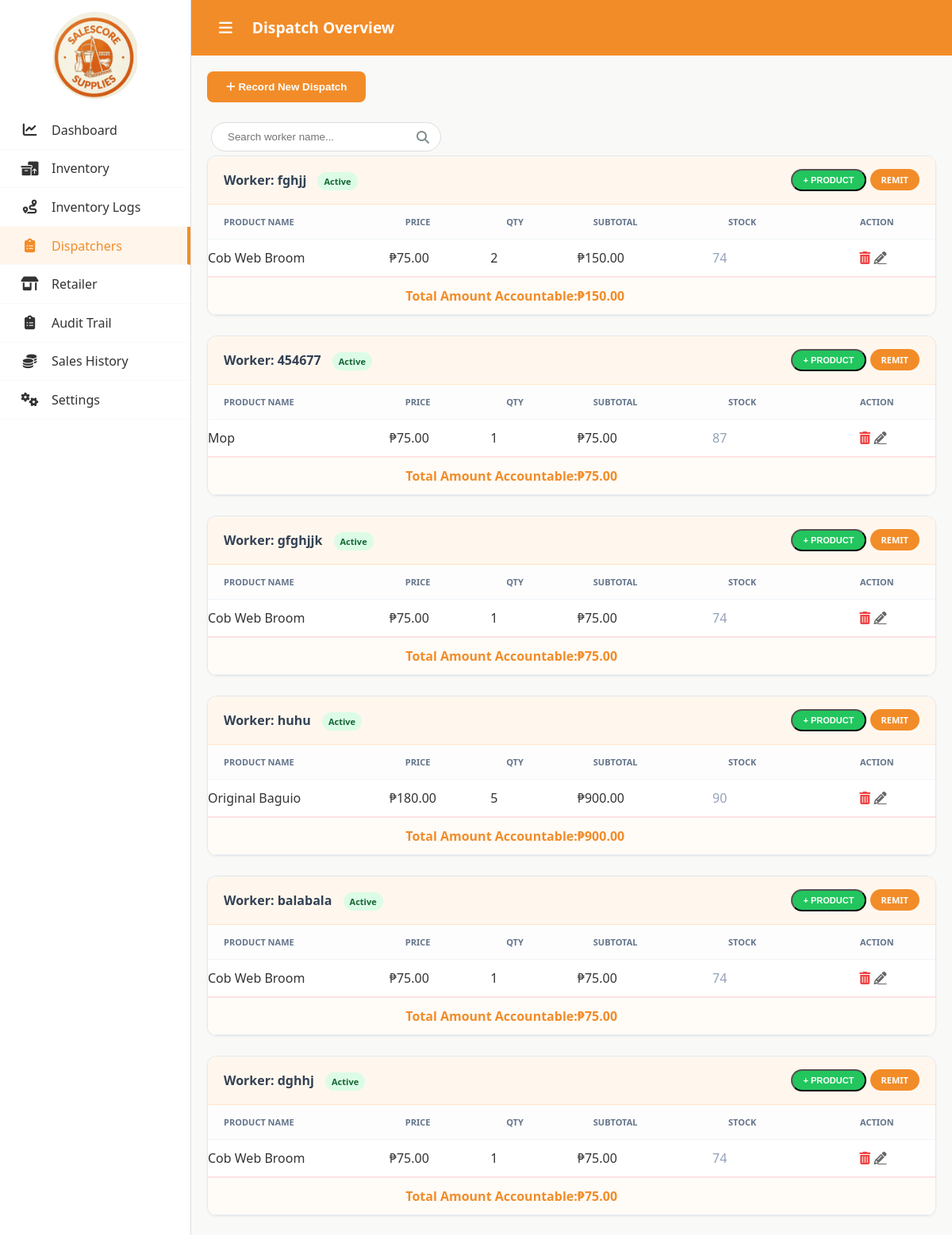
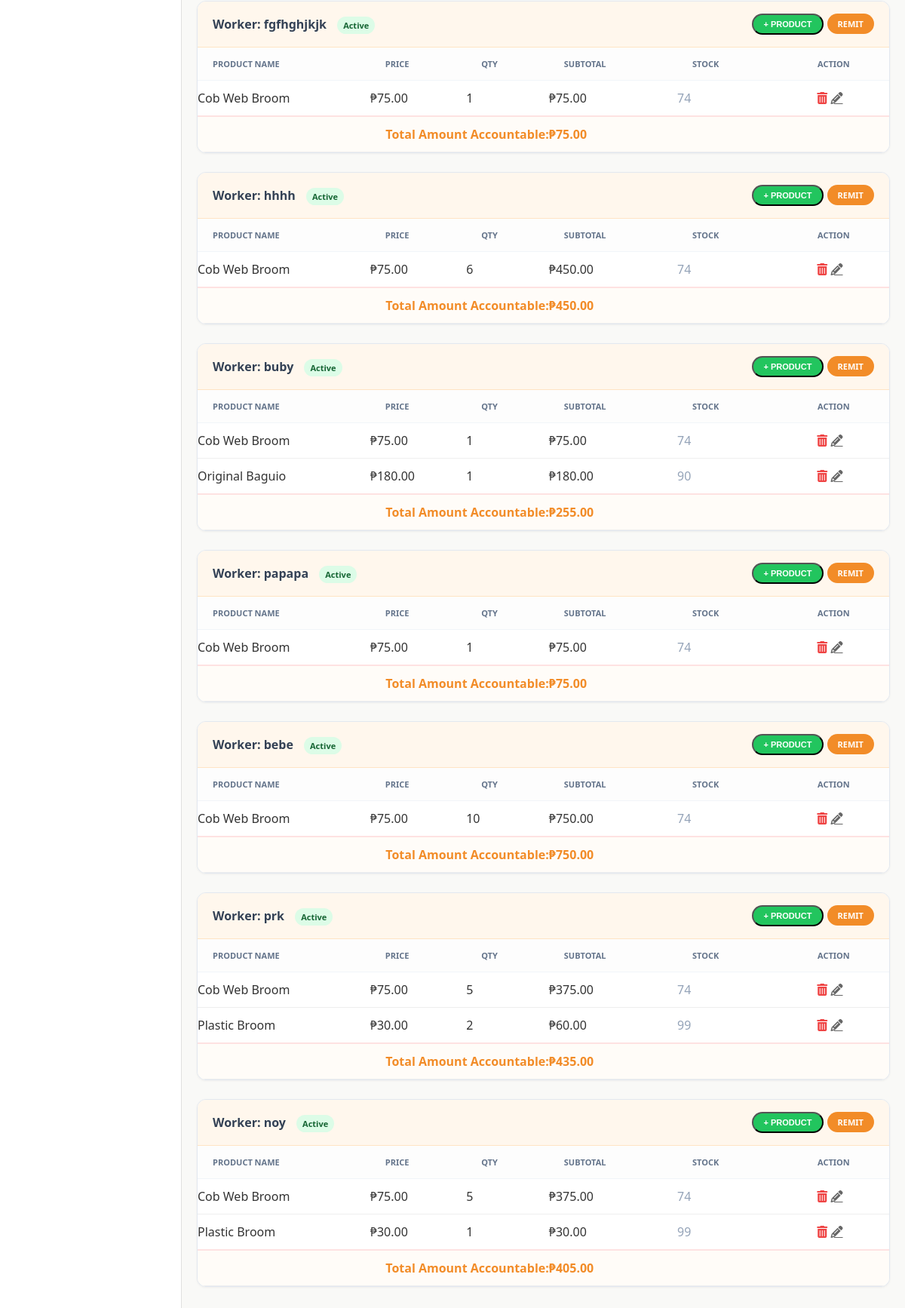
Page /dispatchers.php (signed in) on the earlier database version (2 pictures, top to bottom).
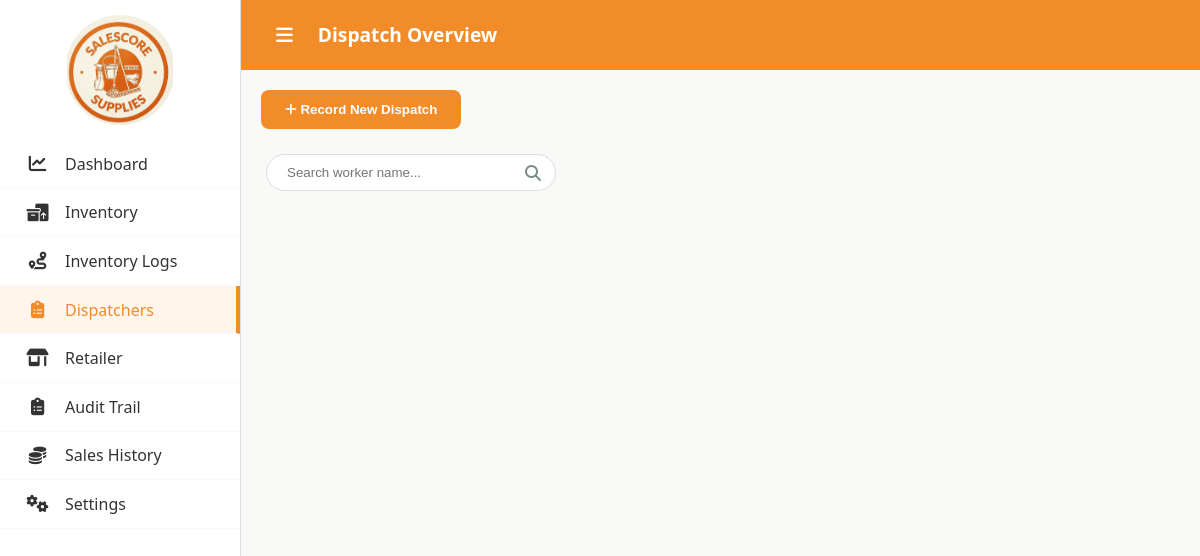
Same page on the later database version.
### tables this page shows
CREATE TABLE `dispatch_sessions` (
  `id` int(11) NOT NULL,
  `worker_name` varchar(255) NOT NULL,
  `status` enum('Active','Completed') DEFAULT 'Active',
  `date_today` date DEFAULT NULL,
  `created_at` timestamp NOT NULL DEFAULT current_timestamp(),
  `total_collected` decimal(10,2) DEFAULT 0.00
);

CREATE TABLE `dispatch_items` (
  `id` int(11) NOT NULL,
  `session_id` int(11) NOT NULL,
  `product_id` int(11) NOT NULL,
  `qty_taken` int(11) NOT NULL,
  `qty_sold` int(11) DEFAULT 0,
  `price_at_time` decimal(10,2) DEFAULT NULL,
  `qty_returned` int(11) DEFAULT 0
);

CREATE TABLE `products` (
  `id` int(11) NOT NULL,
  `category` varchar(100) NOT NULL,
  `product_name` varchar(255) NOT NULL,
  `variation` varchar(100) DEFAULT 'Standard',
  `description` text DEFAULT NULL,
  `wholesale_price` decimal(10,2) NOT NULL DEFAULT 0.00,
  `retail_price` decimal(10,2) NOT NULL DEFAULT 0.00,
  `quantity` int(11) NOT NULL DEFAULT 0,
  `max_quantity` int(11) NOT NULL DEFAULT 100,
  `image_path` varchar(255) DEFAULT 'default-product.png',
  `created_at` timestamp NOT NULL DEFAULT current_timestamp()
);

### function/dispatchController.php (called while the page is built, shortened)
<?php
class DispatchController {
    private PDO $pdo;
    public function __construct(PDO $pdo) {
        $this->pdo = $pdo;
    }
    public function getActiveDispatches(): array {
        $stmt = $this->pdo->query(
            "SELECT ds.id AS session_id, ds.worker_name, ds.date_today, ds.status,
                    di.id AS di_id, di.product_id, di.qty_taken, di.price_at_time,
                    p.product_name, p.quantity AS inventory_qty
                FROM dispatch_sessions ds
                JOIN dispatch_items di ON di.session_id = ds.id
                JOIN products p ON p.id = di.product_id
                WHERE ds.status = 'Active'
                ORDER BY ds.date_today DESC, ds.id, di.id"
        );
        $items = $stmt->fetchAll(PDO::FETCH_ASSOC);
        $grouped = [];
        foreach ($items as $row) {
            $sid = $row['session_id'];
            if (!isset($grouped[$sid])) {
                $grouped[$sid] = [
                    'info' => ['name' => $row['worker_name'], 'date_today' => $row['date_today'], 'status' => $row['status']],
                    'items' => []
                ];
            }
            $grouped[$sid]['items'][] = $row;
        }
        return $grouped;
    }
}

### dispatchers.php (the view, shortened to what the changed rows need)
<?php
require_once "auth/conn.php";
require_once "function/dispatchController.php";
$dispatchManager = new DispatchController($pdo);
$grouped_data = $dispatchManager->getActiveDispatches();
?>
<!DOCTYPE html>
<!DOCTYPE html>
<html lang="en">
<head>
    <link rel="stylesheet" href="https://cdnjs.cloudflare.com/ajax/libs/font-awesome/6.4.0/css/all.min.css">
    <link rel="stylesheet" href="assets/css/dispatchers.css">
</head>
<body>
<div class="container">
    <main class="main-content">
        <header class="header">
                <div class="header-left">
                    <h1 style="white-space: nowrap; margin-right: 20px;">Dispatch Overview</h1>
                </div>
        </header>
        <section class="content-area" style="padding: 20px;">
            <?php foreach($grouped_data as $sid => $data): ?>
            <div class="worker-group">
                <div class="worker-header">
                    <div>
                        <span style="color: var(--text); font-weight: 700;">Worker: <?= htmlspecialchars($data['info']['name']) ?></span>
                        <span class="status-badge" style="margin-left:10px;">Active</span>
                    </div>
                    <div>
                        <button onclick='openAddProductModal(<?= $sid ?>, <?= json_encode(array_column($data['items'], "product_name")) ?>)' class="action-pill" style="background: #22c55e; color: white;">+ PRODUCT</button>
                        <a href="function/afternoon_remit.php?id=<?= $sid ?>" class="action-pill" style="background: var(--primary); color:white;">REMIT</a>
                    </div>
                </div>
                <table class="table-responsive-wrapper">
                    <thead class="main-table">
                        <tr>
                            <th>Product Name</th>
                            <th>Price</th>
                            <th>Qty</th>
                            <th>Subtotal</th>
                            <th>Stock</th>
                            <th style="text-align: center;">Action</th>
                        </tr>
                    </thead>
                    <tbody>
                        <?php
                        $grand_total = 0;
                        foreach($data['items'] as $item):
                            $subtotal = $item['price_at_time'] * $item['qty_taken'];
                            $grand_total += $subtotal;
                        ?>
                        <tr>
                            <td><?= htmlspecialchars($item['product_name']) ?></td>
                            <td>₱<?= number_format($item['price_at_time'], 2) ?></td>
                            <td><?= $item['qty_taken'] ?></td>
                            <td>₱<?= number_format($subtotal, 2) ?></td>
                            <td style="color:#94a3b8;"><?= $item['inventory_qty'] ?></td>
                            <td style="text-align: center;">
                                <a href="function/delete_item.php?id=<?= $item['di_id'] ?>" onclick="return confirm('Remove product?')" style="color: #ef4444;"><i class="fa-solid fa-trash-can"></i></a>
                                <a href="function/edit_despatch.php?id=<?= $item['di_id'] ?>" class="fa-solid fa-pencil" style="color:#666; margin-right:10px; cursor:pointer;"></a>
                            </td>
                        </tr>
                        <?php endforeach; ?>
                        <tr class="total-row">
                            <td colspan="3" style="text-align: right;">Total Amount Accountable:</td>
                            <td colspan="3">₱<?= number_format($grand_total, 2) ?></td>
                        </tr>
                    </tbody>
                </table>
            </div>
            <?php endforeach; ?>
        </section>
    </main>
</div>
</body>
</html>

Differences in the rows shown:
removed dispatch_sessions: worker_name "fghjj"
removed dispatch_items: product.product_name "Cob Web Broom", price_at_time "75.00", qty_taken "2", subtotal "150.00", product.quantity "74", shown under "fghjj"
removed dispatch_sessions: worker_name "454677"
removed dispatch_items: product.product_name "Mop", price_at_time "75.00", qty_taken "1", product.quantity "87", shown under "454677"
removed dispatch_sessions: worker_name "gfghjjk"
removed dispatch_items: product.product_name "Cob Web Broom", price_at_time "75.00", qty_taken "1", product.quantity "74", shown under "gfghjjk"
removed dispatch_sessions: worker_name "huhu"
removed dispatch_items: product.product_name "Original Baguio", price_at_time "180.00", qty_taken "5", subtotal "900.00", product.quantity "90", shown under "huhu"
removed dispatch_sessions: worker_name "balabala"
removed dispatch_items: product.product_name "Cob Web Broom", price_at_time "75.00", qty_taken "1", product.quantity "74", shown under "balabala"
removed dispatch_sessions: worker_name "dghhj"
removed dispatch_items: product.product_name "Cob Web Broom", price_at_time "75.00", qty_taken "1", product.quantity "74", shown under "dghhj"
removed dispatch_sessions: worker_name "fgfhghjkjk"
removed dispatch_items: product.product_name "Cob Web Broom", price_at_time "75.00", qty_taken "1", product.quantity "74", shown under "fgfhghjkjk"
removed dispatch_sessions: worker_name "hhhh"
removed dispatch_items: product.product_name "Cob Web Broom", price_at_time "75.00", qty_taken "6", subtotal "450.00", product.quantity "74", shown under "hhhh"
removed dispatch_items: product.product_name "Cob Web Broom", price_at_time "75.00", qty_taken "1", product.quantity "74", shown under "buby"
removed dispatch_items: product.product_name "Original Baguio", price_at_time "180.00", qty_taken "1", product.quantity "90", shown under "buby"
removed dispatch_sessions: worker_name "papapa"
removed dispatch_items: product.product_name "Cob Web Broom", price_at_time "75.00", qty_taken "1", product.quantity "74", shown under "papapa"
removed dispatch_sessions: worker_name "bebe"
removed dispatch_items: product.product_name "Cob Web Broom", price_at_time "75.00", qty_taken "10", subtotal "750.00", product.quantity "74", shown under "bebe"
removed dispatch_items: product.product_name "Cob Web Broom", price_at_time "75.00", qty_taken "5", subtotal "375.00", product.quantity "74", shown under "prk"
removed dispatch_items: product.product_name "Plastic Broom", price_at_time "30.00", qty_taken "2", subtotal "60.00", product.quantity "99", shown under "prk"
removed dispatch_items: product.product_name "Cob Web Broom", price_at_time "75.00", qty_taken "5", subtotal "375.00", product.quantity "74", shown under "noy"
removed dispatch_items: product.product_name "Plastic Broom", price_at_time "30.00", qty_taken "1", product.quantity "99", shown under "noy"
Other differences:
list line gone: "Worker: Active + PRODUCT REMIT PRODUCT NAME PRICE QTY SUBTOTAL STOCK ACTION Total Amount Accountable: ₱ 150.00"
list line gone: "Worker: Active + PRODUCT REMIT PRODUCT NAME PRICE QTY SUBTOTAL STOCK ACTION Total Amount Accountable: ₱ 75.00"
list line gone: "Worker: Active + PRODUCT REMIT PRODUCT NAME PRICE QTY SUBTOTAL STOCK ACTION Total Amount Accountable: ₱ 900.00"
list line gone: "Worker: Active + PRODUCT REMIT PRODUCT NAME PRICE QTY SUBTOTAL STOCK ACTION Total Amount Accountable: ₱ 450.00"
list line gone: "Worker: buby Active + PRODUCT REMIT PRODUCT NAME PRICE QTY SUBTOTAL STOCK ACTION Total Amount Accountable: ₱ 255.00"
list line gone: "Worker: Active + PRODUCT REMIT PRODUCT NAME PRICE QTY SUBTOTAL STOCK ACTION Total Amount Accountable: ₱ 750.00"
list line gone: "Worker: prk Active + PRODUCT REMIT PRODUCT NAME PRICE QTY SUBTOTAL STOCK ACTION Total Amount Accountable: ₱ 435.00"
list line gone: "Worker: noy Active + PRODUCT REMIT PRODUCT NAME PRICE QTY SUBTOTAL STOCK ACTION Total Amount Accountable: ₱ 405.00"
